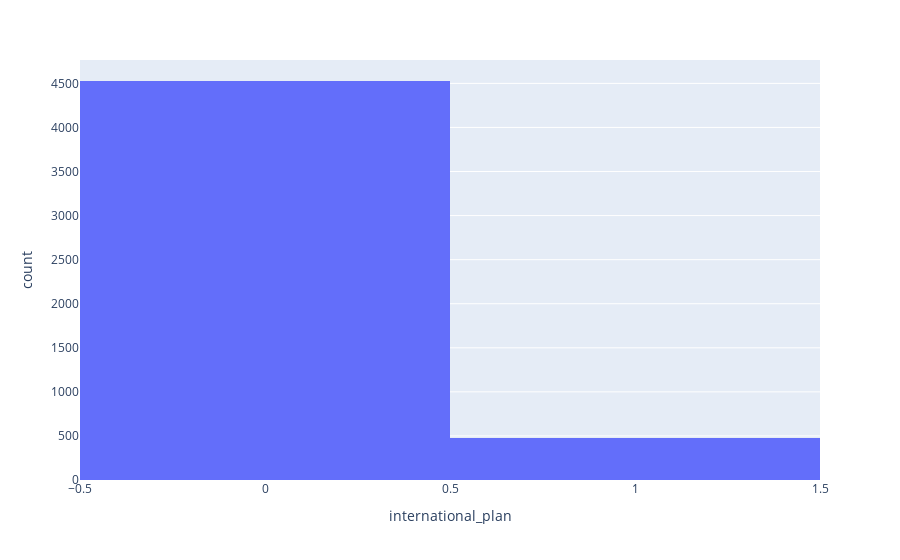

Notebook cell for this chart:
### Code cell
# Number of customers who have international plan & those who don't
fig = px.histogram(data, x = 'international_plan')
fig.show()

### Figure 1 — Plotly figure (JSON) as saved in the notebook; plotly's stock layout.template omitted (floating-point values rounded to 4 significant figures; data arrays with more than 128 entries replaced by an {"elided": "..."} marker saying what was removed)
{"data": [{"alignmentgroup": "True", "bingroup": "x", "hovertemplate": "international_plan=%{x}<br>count=%{y}<extra></extra>", "legendgroup": "", "marker": {"color": "#636efa"}, "name": "", "offsetgroup": "", "orientation": "v", "showlegend": false, "type": "histogram", "x": {"elided": "5000 int values"}, "xaxis": "x", "yaxis": "y"}], "layout": {"barmode": "relative", "legend": {"tracegroupgap": 0}, "margin": {"t": 60}, "xaxis": {"anchor": "y", "domain": [0, 1], "title": {"text": "international_plan"}}, "yaxis": {"anchor": "x", "domain": [0, 1], "title": {"text": "count"}}}}
